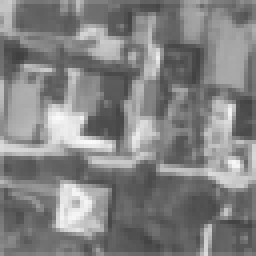
#> input picture lab9/obrazy_Mellin/domek_r0_64.pgm, 64 x 64 px (shown 4 times larger)
$ python Rot_scale_free.py
#> lines starting #> are read from the running program, lines starting #| are printed output that depends on the picture; long printed decimals are rounded
import numpy as np
import matplotlib.pyplot as plt
import cv2
import math
import copy

def hanning2D(n):
    h = np.hanning(n)
    return np.sqrt(np.outer(h,h))

def highpassFilter(size):
    rows = np.cos(np.pi*np.matrix([-0.5 + x/(size[0]-1) for x in range(size[0])]))
    cols = np.cos(np.pi*np.matrix([-0.5 + x/(size[1]-1) for x in range(size[1])]))
    X = np.outer(rows,cols)
    return(1.0 - X)*(2.0 - X)


wzor = cv2.imread("obrazy_Mellin/domek_r0_64.pgm")
#> wzor is the input picture: shape (64, 64, 3); min 64, max 250, mean 129.9
wzorG = cv2.cvtColor(wzor, cv2.COLOR_BGR2GRAY)
shape_wzor = wzorG.shape
#> shape_wzor = (64, 64)
print(shape_wzor)
#| (64, 64)

przeszukiwany_obraz = cv2.imread("obrazy_Mellin/domek_r30.pgm")
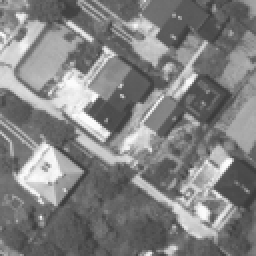
#> input picture lab9/obrazy_Mellin/domek_r30.pgm, 128 x 128 px (shown 2 times larger)
#> przeszukiwany_obraz is the input picture: shape (128, 128, 3); min 59, max 255, mean 129.2
przeszukiwany_obrazG = cv2.cvtColor(przeszukiwany_obraz, cv2.COLOR_BGR2GRAY)
shape_przeszukiwany_obrazG = przeszukiwany_obrazG.shape
#> shape_przeszukiwany_obrazG = (128, 128)

uzupelniony_wzorzecG = np.zeros(shape_przeszukiwany_obrazG)
uzupelniony_wzorzecG_copy = copy.deepcopy(uzupelniony_wzorzecG)
#> uzupelniony_wzorzecG: shape (128, 128) float64; every value is 0
uzupelniony_wzorzecG_copy[32:shape_wzor[0]+32, 32:shape_wzor[1]+32] = wzorG
uzupelniony_wzorzecG[:shape_wzor[0], :shape_wzor[1]] = hanning2D(wzorG.shape[0])*wzorG
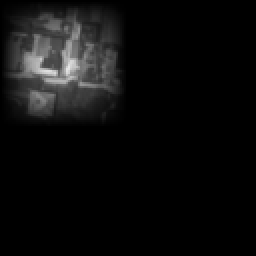
#> uzupelniony_wzorzecG: shape (128, 128) float64 (shown 2 times larger); min 0, max 231.5, mean 13.1

uzupelniony_wzorzecG_FFT = np.fft.fft2(uzupelniony_wzorzecG)
przeszukiwany_obrazG_FFT = np.fft.fft2(przeszukiwany_obrazG)

# fftshift()
uzupelniony_wzorzecG_FFT = np.fft.fftshift(uzupelniony_wzorzecG_FFT)
przeszukiwany_obrazG_FFT = np.fft.fftshift(przeszukiwany_obrazG_FFT)

# Filtracja górnoprzepustowa
Ampl_uz_wz = highpassFilter(uzupelniony_wzorzecG.shape) * np.abs(uzupelniony_wzorzecG_FFT)
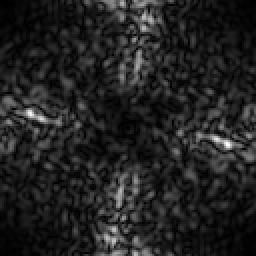
#> Ampl_uz_wz: shape (128, 128) float64 (shown 2 times larger); min 1.49, max 1669.3, mean 225.6; drawn with min black and max white
Ampl_prz_obr = highpassFilter(uzupelniony_wzorzecG.shape) * np.abs(przeszukiwany_obrazG_FFT)
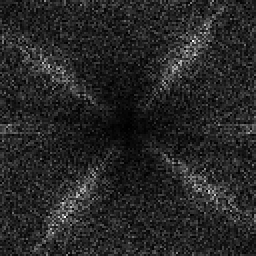
#> Ampl_prz_obr: shape (128, 128) float64 (shown 2 times larger); min 6.83, max 6739.3, mean 1029.5; drawn with min black and max white

# Log-polar
R1 = Ampl_uz_wz.shape[0]//2
#> R1 = 64
print("R1",R1)
#| R1 64
R2 = Ampl_prz_obr.shape[0]//2
#> R2 = 64

M = 2*R1/np.log(R1)
#> M = 30.78
Log_pol_uz_wz = cv2.logPolar(Ampl_uz_wz, center=(Ampl_uz_wz.shape[0]//2, Ampl_uz_wz.shape[1]//2), M=M, flags=cv2.INTER_LINEAR + cv2.WARP_FILL_OUTLIERS)
Log_pol_prz_obr = cv2.logPolar(Ampl_prz_obr, center=(Ampl_prz_obr.shape[0]//2, Ampl_prz_obr.shape[1]//2), M=2*R2/np.log(R2), flags=cv2.INTER_LINEAR + cv2.WARP_FILL_OUTLIERS)
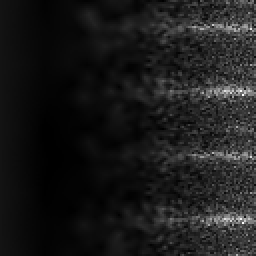
#> Log_pol_prz_obr: shape (128, 128) float64 (shown 2 times larger); min 11.08, max 4192.7, mean 458.3; drawn with min black and max white

# 2D FFT
Log_pol_uz_wz_FFT = np.fft.fft2(Log_pol_uz_wz)
Log_pol_prz_obr_FFT = np.fft.fft2(Log_pol_prz_obr)

# fftshift()
Log_pol_uz_wz_FFT = np.fft.fftshift(Log_pol_uz_wz_FFT)
Log_pol_prz_obr_FFT = np.fft.fftshift(Log_pol_prz_obr_FFT)

# Korelacja
ccor = Log_pol_prz_obr_FFT * Log_pol_uz_wz_FFT.conj()
R = ccor/np.abs(ccor)
ifft2 = np.fft.ifft2(R)

wsp_kata, wsp_logr = np.unravel_index(np.argmax(np.abs(ifft2)), ifft2.shape)
#> wsp_kata = 11; wsp_logr = 107
print(wsp_kata, wsp_logr)
#| 11 107
print(ifft2.shape)
#| (128, 128)
# Skalowanie i stopnie
rozmiar_wsp_logr = ifft2.shape[0]
#> rozmiar_wsp_logr = 128

if wsp_logr > rozmiar_wsp_logr//2:
    wykl = rozmiar_wsp_logr - wsp_logr
#> wykl = 21
else:
    wykl = - wsp_logr

rozmiar_wsp_kata = ifft2.shape[0]
#> rozmiar_wsp_kata = 128
A = (wsp_kata * 360.0) / rozmiar_wsp_kata
#> A = 30.94
# Katy sa dwa, gdyz ze wzgledu na symetrie modułu widma czestotliwosciowego wykrywane
# s a obroty tylko do 180 stopni. Dlatego w nastepnym kroku trzeba sprawdzic oba katy i
# wybrac ten, który daje lepsza korelacje
kat1 = - A
#> kat1 = -30.94
kat2 = 180 - A
#> kat2 = 149.1


R1 = ifft2.shape[0]//2
print("R1", R1)
#| R1 64
M = 2*R1/np.log(R1)
print(wykl)
#| 21

skala = np.exp(wykl/M)
#> skala = 1.98
print(kat1, skala)
#| -30.9375 1.978

srodekTrans = [math.floor((uzupelniony_wzorzecG_copy.shape[0] + 1) / 2), math.floor((uzupelniony_wzorzecG_copy.shape[1] + 1) / 2)]
#> srodekTrans = [64, 64]
print(srodekTrans)
#| [64, 64]
macierz_translacji = cv2.getRotationMatrix2D((srodekTrans[0], srodekTrans[1]), kat1, skala)
#> macierz_translacji = [[1.7, -1.02, 20.49], [1.02, 1.7, -109.7]]
print(macierz_translacji)
#| [[   1.697   -1.017   20.490]
#|  [   1.017    1.697 -109.703]]
obraz_trans = cv2.warpAffine(uzupelniony_wzorzecG_copy, macierz_translacji, (uzupelniony_wzorzecG_copy.shape[1], uzupelniony_wzorzecG_copy.shape[0]))
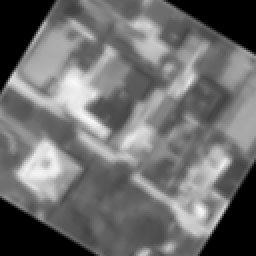
#> obraz_trans: shape (128, 128) float64 (shown 2 times larger); min 0, max 249.4, mean 109.6

# 2D FFT
obraz_trans_FFT = np.fft.fft2(obraz_trans)

# fftshift()
obraz_trans_FFT = np.fft.fftshift(obraz_trans_FFT)

# Korelacja
ccor = obraz_trans_FFT.conj() * przeszukiwany_obrazG_FFT
R = ccor/np.abs(ccor)
ifft2 = np.fft.ifft2(R)

y, x = np.unravel_index( np.argmax(np.abs(ifft2)), ifft2.shape)
#> y = 2; x = 0

dx = x
#> dx = 0
dy = y
#> dy = 2
print(x, y)
#| 0 2
macierz_translacji = np.float32([[1,0,dx],[0,1,dy]])  # gdzie dx, dy -wektor przesuniecia
#> macierz_translacji = [[1, 0, 0], [0, 1, 2]]
obraz_przesuniety = cv2.warpAffine(obraz_trans, macierz_translacji, (obraz_trans.shape[1], obraz_trans.shape[0]))


plt.gray()
plt.figure(1)
plt.imshow(wzorG)

plt.figure(2)
plt.imshow(przeszukiwany_obrazG)

plt.figure(3)
plt.imshow(uzupelniony_wzorzecG)

plt.figure(4)
plt.plot(x, y, '*', color='r')
plt.imshow(obraz_przesuniety)

plt.show()
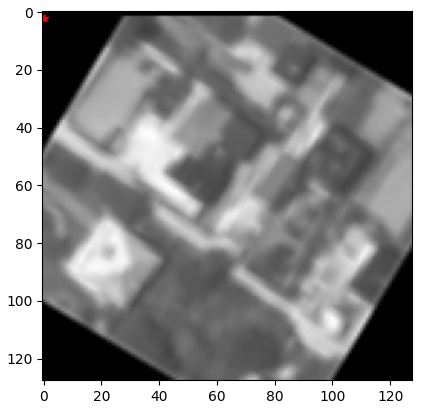
#> figure drawn by matplotlib, 1 panel
